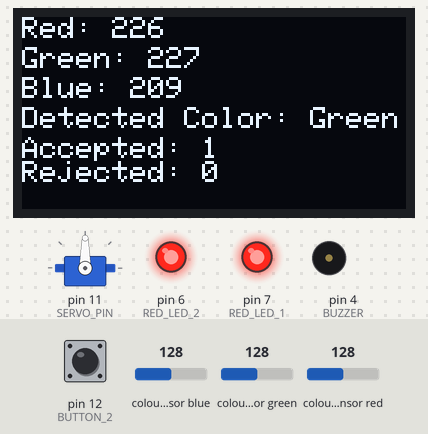
This sketch was run on a simulated Arduino Uno, built with avr-gcc and run on an emulated ATmega328P. Shown: 128×64 one-colour display, servo, output pins drawn as LEDs (lit = HIGH), buzzer (waves = sounding). Wiring (inferred from the names in the program): TCS3200 colour sensor: output A1; S2 A2; S3 A3; S0 pin 9; S1 pin 10. The inputs (shaded band) are chosen by the test bench; at power-on: colour sensor green 128, colour sensor blue 128, colour sensor red 128, pin 12 (BUTTON_2) HIGH. Pins used as bus, display or sensor lines are not drawn; what the sketch prints to the serial monitor is not drawn.

Above: at 2.2 s.
2.3 s: colour sensor green set to 125
At 4.5 s:
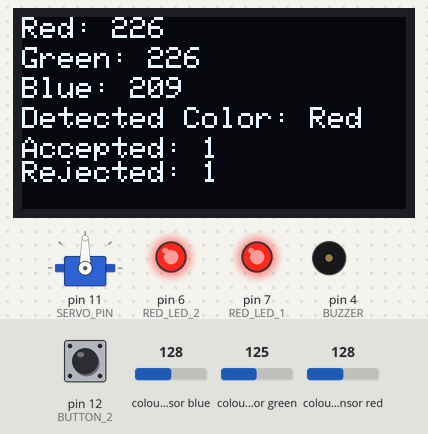
4.8 s: colour sensor blue set to 5
At 6.87 s:
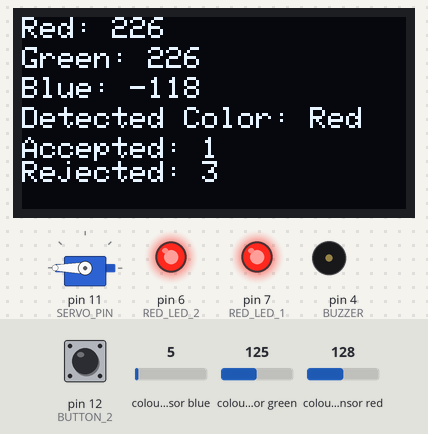
7.8 s: colour sensor red set to 124
At 8.31 s:
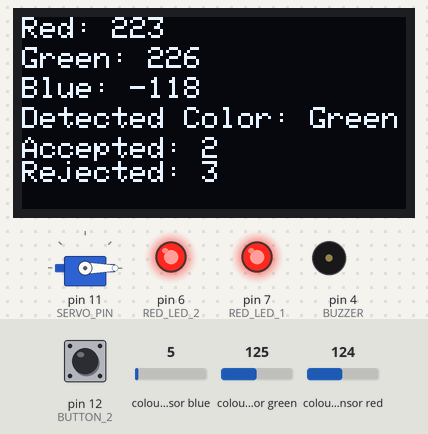
9.6 s: colour sensor blue set to 64
At 12.2 s:
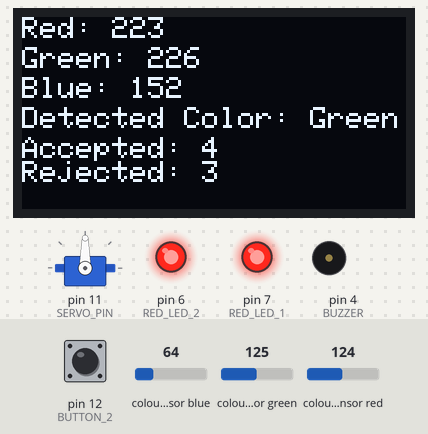
Timing chart, 0 to 15.3 s (numbered marks = the images above; inputs shaded):
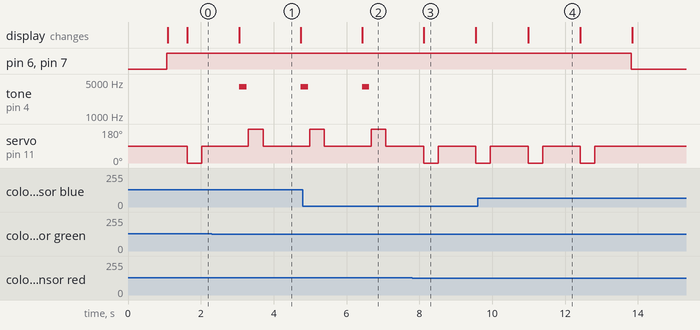

The sketch:

CSS-code.ino
```cpp
#include <Servo.h> //libraries
#include <Wire.h>
#include <Adafruit_GFX.h>
#include <Adafruit_SSD1306.h>

#define SCREEN_WIDTH 128  //OLED display configurations
#define SCREEN_HEIGHT 64
#define OLED_RESET -1

#define S0 9 // TCS230 colour sensor pin numbers according to my schematic
#define S1 10
#define S2 A2
#define S3 A3
#define sensorOut A1

Adafruit_SSD1306 display(SCREEN_WIDTH, SCREEN_HEIGHT, &Wire, OLED_RESET); //initialises OLED display

const int RED_LED_1 = 7; //connects to LED1 to digital pin 7
const int RED_LED_2 = 6;
const int BUTTON_2 = 12;
const int BUZZER = 4; //connects to buzzer to digital pin 4
const int SERVO_PIN = 11; //connects servo to digital pin 11

Servo myServo; //initialise servo motor

int redMin = 20, redMax = 186; // colour sensor RGB calibration values
int greenMin = 20, greenMax = 191;
int blueMin = 15, blueMax = 146;

int redValue, greenValue, blueValue; //variables to store RGB values
int token_acc = 0;//counts accepted tokens
int token_rej = 0;//counts rejected tokens
const int total_tokens = 8; //total tokens to process = 8


void setup() {
  pinMode(S0, OUTPUT); //setting sensor pin modes
  pinMode(S1, OUTPUT);
  pinMode(S2, OUTPUT);
  pinMode(S3, OUTPUT);
  pinMode(RED_LED_1, OUTPUT);
  pinMode(RED_LED_2, OUTPUT);
  pinMode(BUTTON_2, INPUT_PULLUP);
  pinMode(BUZZER, OUTPUT);
  pinMode(sensorOut, INPUT);

  digitalWrite(S0, HIGH); //configures colour sensor frequency scaling
  digitalWrite(S1, LOW);

  if (!display.begin(SSD1306_SWITCHCAPVCC, 0x3C)) { //initialise OLED display
    Serial.println("SSD1306 allocation failed");
    for (;;);
  }

  display.clearDisplay(); //displays startup message
  display.setTextSize(1);
  display.setTextColor(WHITE);
  display.setCursor(0, 0);
  display.println("Press button to start");
  display.display();

  Serial.begin(9600);

  myServo.attach(SERVO_PIN); //sets servo position to neutral (the middle)
  myServo.write(90);
  delay(1000);
}

void loop() {
  // Wait for button press and 2 LED's turn on to indicate the system has started
  if (digitalRead(BUTTON_2) == HIGH) {
    digitalWrite(RED_LED_1, HIGH);
    digitalWrite(RED_LED_2, HIGH);

    display.clearDisplay(); //displays startup message
    display.setCursor(0, 0);
    display.println("Processing Tokens...");
    display.display();
    delay(500);

    while (token_acc + token_rej < total_tokens) {
      String color_output = determineColor();
      displayColorValues(color_output); //displays colour readings on OLED
      handleBuzzer(color_output);
      delay(1000);
    }

    digitalWrite(RED_LED_1, LOW); //turn off LED's when processing is complete
    digitalWrite(RED_LED_2, LOW);

    Serial.println("Token processing complete."); //displays final message
    display.clearDisplay();
    display.setCursor(0, 0);
    display.println("Processing Complete!");
    display.display();
    while (true); //finish program
  }
}

String determineColor() { //function to determine the colour of the token
  int redPW = getRedPW(); //gets red pulse width
  redValue = map(redPW, redMin, redMax, 255, 0);

  int greenPW = getGreenPW();
  greenValue = map(greenPW, greenMin, greenMax, 255, 0);

  int bluePW = getBluePW();
  blueValue = map(bluePW, blueMin, blueMax, 255, 0);

  //determines the detected colour based on RGB values that I calibrated
  String color = "None";
  if (redValue >= 225 && greenValue >= 225 && blueValue >= 225) color = "White";
  else if (redValue > blueValue && redValue >= greenValue && redValue > 200) color = "Red";
  else if (blueValue > greenValue && blueValue > redValue && blueValue > 150) color = "Blue";
  else if (greenValue > redValue && greenValue > blueValue && greenValue >= 120) color = "Green";
  else if (redValue < 30 && greenValue < 30 && blueValue < 30) color = "Black";

  // counts accepted or rejected tokens
  if (color == "Green") token_acc++;
  else if (color != "None") token_rej++;

  return color;
}
//function to display colour values on OLED screen
void displayColorValues(String color) {
  display.clearDisplay();
  display.setCursor(0, 0); //sets where each line should be written on the OLED display
  display.print("Red: "); display.println(redValue);
  display.setCursor(0, 10);
  display.print("Green: "); display.println(greenValue);
  display.setCursor(0, 20);
  display.print("Blue: "); display.println(blueValue);
  display.setCursor(0, 30);
  display.print("Detected Color: "); display.println(color);
  display.setCursor(0, 40);
  display.print("Accepted: "); display.println(token_acc);
  display.print("Rejected: "); display.println(token_rej);
  display.display();
}
//function to control the buzzer and servo based on detected colour
void handleBuzzer(String color) {
  if (color == "Red") {
    tone(BUZZER, 4000, 200); //beep for red token
    delay(250);
    myServo.write(180); //move servo
    delay(400);
    myServo.write(90); //return servo to neutral
  } else if (color != "None") {
    myServo.write(0);
    delay(400);
    myServo.write(90);
  }
}

int getRedPW() { //created functions to get pulse width values for red, green and blue
  digitalWrite(S2, LOW);
  digitalWrite(S3, LOW);
  return pulseIn(sensorOut, LOW);
}

int getGreenPW() {
  digitalWrite(S2, HIGH);
  digitalWrite(S3, HIGH);
  return pulseIn(sensorOut, LOW);
}

int getBluePW() {
  digitalWrite(S2, LOW);
  digitalWrite(S3, HIGH);
  return pulseIn(sensorOut, LOW);
}
//end of program
```

Measured:
- the behaviour switches between 128 and 127 on colour sensor green (found by bisection; images 0 and 1)
- the behaviour switches between 128 and 127 on colour sensor red (found by bisection; images 2 and 3)
- after the input at 2.3 s, tone on pin 4 (BUZZER): silent → 4000 Hz after 0.76 s, → silent 0.20 s later, → 4000 Hz 1.5 s later; the display: changes after 0.76 s (image 1)
- after the input at 4.8 s, the display: changes after 1.6 s (image 2)
- after the input at 7.8 s, tone on pin 4 (BUZZER): stays silent (without the input it goes to 4000 Hz after 0.31 s); the display: changes after 0.31 s (image 3)
- by itself, servo on pin 11 (SERVO_PIN): alternates 90° for 1.0 s and 0° for 0.40 s, 5 changes in all, then stays 90°
- what the display in image 1 shows lasts 1.6 s, from 3.1 s to 4.7 s
